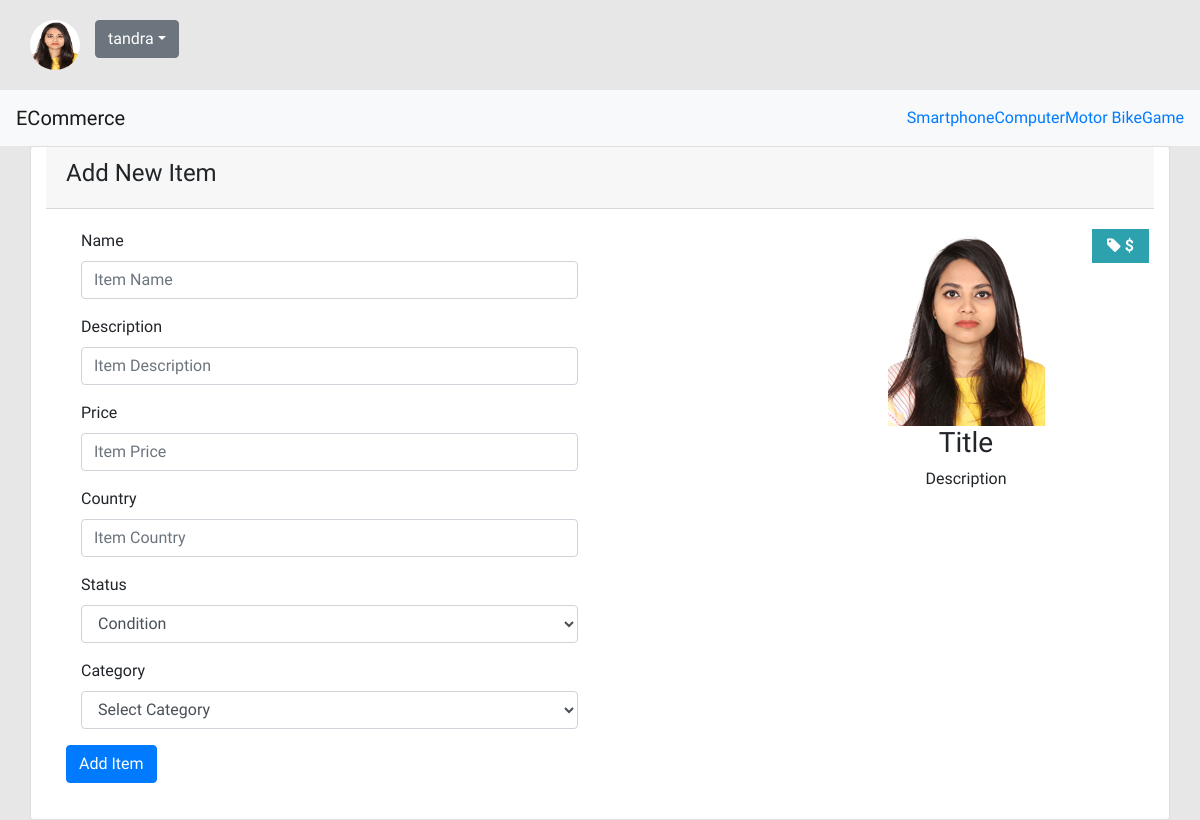
/addnewitem.php (signed in), run on the app's committed database.
### tables this page shows
CREATE TABLE `categories` (
  `Cat_id` int(11) NOT NULL,
  `Cat_name` varchar(255) NOT NULL,
  `Cat_description` varchar(255) NOT NULL,
  `Cat_parent` int(11) NOT NULL COMMENT 'Identify Parent and Child (If 0 -> Parent Category)',
  `Cat_ordering` int(11) NOT NULL,
  `Cat_visibility` int(11) NOT NULL,
  `Cat_comments` int(11) NOT NULL,
  `Cat_ads` int(11) NOT NULL
);

### init.php (called while the page is built, shortened)
<?php
    include 'admin/connect.php';
    $sessionedUser = '';
    if(isset($_SESSION['user'])){
        $sessionedUser = $_SESSION['user'];
    }
    $tpl    = 'includes/templates/';
    $lang   = 'includes/languages/';
    $func   = 'includes/functions/';
    $css    = 'layout/css/';
    include $func . 'functions.php';
    include $lang . 'english.php';
    include $tpl  . 'header.php';
?>

### includes/languages/english.php (called while the page is built)
<?php
    function lang( $phrase ){
        static $lang = array(
            'HOME_ADMIN'    => 'ECommerce',
            'CATEGORIES'    => 'Categories',
            'ITEMS'         => 'Items',
            'MEMBERS'       => 'Members',
            'COMMENTS'      => 'Comments',
            'STATISTICS'    => 'Statistics'
        );
        return $lang[$phrase];
    }
?>

### includes/functions/functions.php (called while the page is built, shortened)
<?php
    function getAllFrom($field, $table, $where = NULL, $and = NULL, $orderingfield, $ordertype){
        global $connection;
        $getAll = $connection->prepare("SELECT $field FROM $table $where $and ORDER BY $orderingfield $ordertype");
        $getAll->execute();
        $all = $getAll->fetchAll();
        return $all;
    }
?>

### addnewitem.php (the view, shortened to what this page needs)
<?php
include 'init.php';
if (isset($_SESSION['user'])) {
?>
    <section>
        <div class="container">
            <div class="row">
                <div class="col-lg-12 card">
                    <div class="card-header">
                        <h4>Add New Item</h4>
                    </div>
                    <div class="card-body">
                        <div class="row">
                            <div class="col-lg-8">
                                <form class="add-item-form" action="<?= $_SERVER['PHP_SELF']; ?>" method="POST">
                                    <div class="form-group">
                                        <div class="col-lg-3">
                                            <label>Name</label>
                                        </div>
                                        <div class="col-lg-9">
                                            <div class="input-group">
                                                <input pattern=".{4,}" title="This field requires at least 4 charecters" type="text" name="item_name" class="form-control" autocomplete="off" placeholder="Item Name" id="live-title"  required="required">
                                            </div>
                                        </div>
                                    </div>
                                    <div class="form-group">
                                        <div class="col-lg-3">
                                            <label>Description</label>
                                        </div>
                                        <div class="col-lg-9">
                                            <div class="input-group">
                                                <input pattern=".{10,}" title="This field requires at least 10 charecters" type="text" name="item_desc" class="form-control" autocomplete="off" placeholder="Item Description" id="live-desc" data-class=".live-desc" required="required">
                                            </div>
                                        </div>
                                    </div>
                                    <div class="form-group">
                                        <div class="col-lg-3">
                                            <label>Price</label>
                                        </div>
                                        <div class="col-lg-9">
                                            <div class="input-group">
                                                <input type="text" id="live-price" name="item_price" class="form-control" autocomplete="off" placeholder="Item Price" required="required">
                                            </div>
                                        </div>
                                    </div>
                                    <div class="form-group">
                                        <div class="col-lg-3">
                                            <label>Country</label>
                                        </div>
                                        <div class="col-lg-9">
                                            <div class="input-group">
                                                <input type="text" name="item_country" class="form-control" autocomplete="off" placeholder="Item Country" required="required">
                                            </div>
                                        </div>
                                    </div>
                                    <div class="form-group">
                                        <div class="col-lg-3">
                                            <label>Status</label>
                                        </div>
                                        <div class="col-lg-9">
                                            <div class="input-group">
                                                <select name="item_status" class="form-control" required="required">
                                                    <option value="0">Condition</option>
                                                </select>
                                            </div>
                                        </div>
                                    </div>
                                    <div class="form-group">
                                        <div class="col-lg-3">
                                            <label>Category</label>
                                        </div>
                                        <div class="col-lg-9">
                                            <div class="input-group">
                                                <select name="item_cat" class="form-control">
                                                    <option value="0">Select Category</option>
                                                </select>
                                            </div>
                                        </div>
                                    </div>
                                    <div class="form-group">
                                        <input type="submit" class="btn btn-primary" value="Add Item">
                                    </div>
                                </form>
                            </div>
                            <div class="col-lg-4">
                                <div class="add-item-box live-preview">
                                    <span class="price-tag live-price"><i class="fa fa-tag"></i> $ </span>
                                    <img src="layout/images/tandra.jpg" class="img-fluid img-center">
                                    <div class="caption">
                                        <h3 class="text-center live-title">Title</h3>
                                        <p class="text-center live-desc">Description</p>
                                    </div>
                                </div>
                            </div>
                        </div>
                    </div>
                </div>
            </div>
        </div>
    </section>
<?php
} else {
    header('Location:login.php');
    exit();
}
include $tpl . 'footer.php';
?>

### includes/templates/header.php (shortened to what this page needs)
<!doctype html>
<html lang="en">
<head>
  <link rel="stylesheet" href="https://maxcdn.bootstrapcdn.com/bootstrap/4.0.0/css/bootstrap.min.css">
  <link rel="stylesheet" href="https://stackpath.bootstrapcdn.com/bootstrap/4.4.1/css/bootstrap.min.css">
  <link href="https://stackpath.bootstrapcdn.com/font-awesome/4.7.0/css/font-awesome.min.css" rel="stylesheet">
  <link rel="stylesheet" type="text/css" href="<?= $css; ?>frontend.css">
</head>
<body>
  <div class="upper-navbar">
    <div class="container">
      <div class="row">
        <?php
        if (isset($_SESSION['user'])) {
        ?>
          <img src="layout/images/tandra.jpg" class="img-fluid user-img" alt="User Profile Picture">
          <div class="dropdown">
            <button class="btn btn-secondary dropdown-toggle" type="button" id="dropdownMenuButton" data-toggle="dropdown" aria-haspopup="true" aria-expanded="false"><?= $sessionedUser; ?></button>
          </div>
        <?php
        } else {
        ?>
          <a href="login.php">
            <span class="">Login | Signup</span>
          </a>
        <?php
        }
        ?>
      </div>
    </div>
  </div>
  <nav class="navbar navbar-expand-lg navbar-light bg-light">
    <a class="navbar-brand" href="index.php"><?= lang('HOME_ADMIN'); ?></a>
    <div class="collapse navbar-collapse" id="navbarSupportedContent">
      <ul class="navbar-nav ml-auto">
        <?php
          $allCats = getAllFrom("*", "categories", "WHERE Cat_parent = 0", "","Cat_id","ASC");
          foreach ($allCats as $cat) {
            echo
            "<li class='nav-class'>
              <a href='categories.php?pageid={$cat['Cat_id']}'>
                  {$cat['Cat_name']}
              </a>
            </li>";
          }
        ?>
      </ul>
    </div>
  </nav>

### layout/css/frontend.css (style rules this page uses)
* { padding: 0; margin: 0; }
body { font-family: "Spartan", sans-serif; background-color: #e7e7e7; min-height: 100vh; }
.img-center { display: block; margin: 0 auto; }
.upper-navbar { padding : 20px 0px; background-color: #e7e7e7; }
.user-img { width: 50px; height: 50px; border-radius: 50%; margin-right: 15px; }
.price-tag { position: absolute; right: 0; color: #fff; font-weight: 700; padding: 5px 15px; background: #2da2ae; }

### data on the page
categories: Cat_name "Smartphone"
categories: Cat_name "Computer"
categories: Cat_name "Motor Bike"
categories: Cat_name "Game"

### other printed values
$sessionedUser "tandra"
lang('HOME_ADMIN') "ECommerce"
